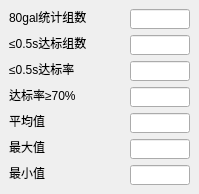
     <widget class="QWidget" name="page_2">
      <widget class="QLabel" name="label_72">
       <property name="geometry">
        <rect>
         <x>9</x>
         <y>9</y>
         <width>91</width>
         <height>16</height>
        </rect>
       </property>
       <property name="text">
        <string>80gal统计组数</string>
       </property>
      </widget>
      <widget class="QLineEdit" name="s_80gal_judgetime_sum">
       <property name="geometry">
        <rect>
         <x>130</x>
         <y>9</y>
         <width>60</width>
         <height>20</height>
        </rect>
       </property>
       <property name="readOnly">
        <bool>true</bool>
       </property>
      </widget>
      <widget class="QLabel" name="label_68">
       <property name="geometry">
        <rect>
         <x>9</x>
         <y>35</y>
         <width>80</width>
         <height>16</height>
        </rect>
       </property>
       <property name="text">
        <string>≤0.5s达标组数</string>
       </property>
      </widget>
      <widget class="QLineEdit" name="s_80gal_judgetime_le_cnt">
       <property name="geometry">
        <rect>
         <x>130</x>
         <y>35</y>
         <width>60</width>
         <height>20</height>
        </rect>
       </property>
       <property name="readOnly">
        <bool>true</bool>
       </property>
      </widget>
      <widget class="QLabel" name="label_52">
       <property name="geometry">
        <rect>
         <x>9</x>
         <y>61</y>
         <width>68</width>
         <height>16</height>
        </rect>
       </property>
       <property name="text">
        <string>≤0.5s达标率</string>
       </property>
      </widget>
      <widget class="QLineEdit" name="s_80gal_judgetime_le_rate">
       <property name="geometry">
        <rect>
         <x>130</x>
         <y>61</y>
         <width>60</width>
         <height>20</height>
        </rect>
       </property>
       <property name="readOnly">
        <bool>true</bool>
       </property>
      </widget>
      <widget class="QLabel" name="label_69">
       <property name="geometry">
        <rect>
         <x>9</x>
         <y>87</y>
         <width>78</width>
         <height>16</height>
        </rect>
       </property>
       <property name="text">
        <string>达标率≥70%</string>
       </property>
      </widget>
      <widget class="QLineEdit" name="s_80gal_judgetime_pass">
       <property name="geometry">
        <rect>
         <x>130</x>
         <y>87</y>
         <width>60</width>
         <height>20</height>
        </rect>
       </property>
      </widget>
      <widget class="QLabel" name="label_70">
       <property name="geometry">
        <rect>
         <x>9</x>
         <y>113</y>
         <width>36</width>
         <height>16</height>
        </rect>
       </property>
       <property name="text">
        <string>平均值</string>
       </property>
      </widget>
      <widget class="QLineEdit" name="s_80gal_judgetime_avg">
       <property name="geometry">
        <rect>
         <x>130</x>
         <y>113</y>
         <width>60</width>
         <height>20</height>
        </rect>
       </property>
      </widget>
      <widget class="QLabel" name="label_66">
       <property name="geometry">
        <rect>
         <x>9</x>
         <y>139</y>
         <width>36</width>
         <height>16</height>
        </rect>
       </property>
       <property name="text">
        <string>最大值</string>
       </property>
      </widget>
      <widget class="QLineEdit" name="s_80gal_judgetime_max">
       <property name="geometry">
        <rect>
         <x>130</x>
         <y>139</y>
         <width>60</width>
         <height>20</height>
        </rect>
       </property>
      </widget>
      <widget class="QLabel" name="label_71">
       <property name="geometry">
        <rect>
         <x>9</x>
         <y>165</y>
         <width>36</width>
         <height>16</height>
        </rect>
       </property>
       <property name="text">
        <string>最小值</string>
       </property>
      </widget>
      <widget class="QLineEdit" name="s_80gal_judgetime_min">
       <property name="geometry">
        <rect>
         <x>130</x>
         <y>165</y>
         <width>60</width>
         <height>20</height>
        </rect>
       </property>
      </widget>
     </widget>
